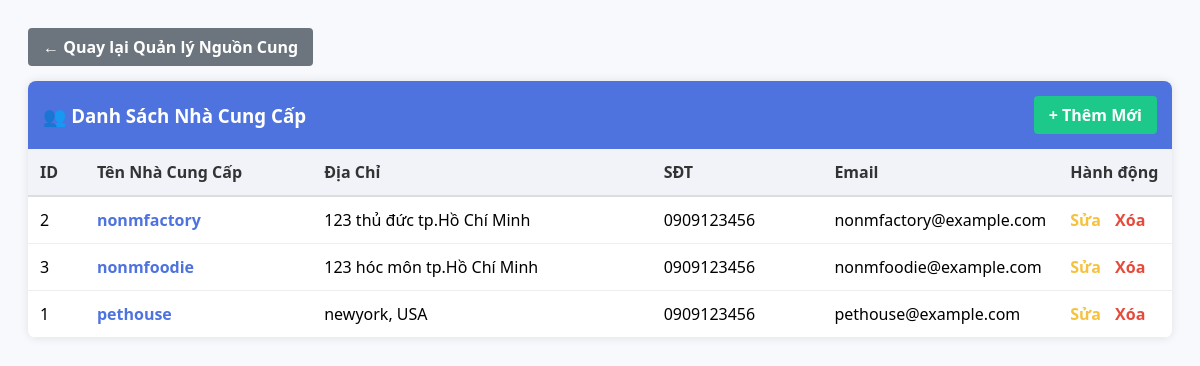
The page /Views/list_nhacungcap.php on the database its author committed.
### tables this page shows
CREATE TABLE IF NOT EXISTS `nhacungcap` (
  `idNhaCungCap` int NOT NULL,
  `TenNhaCungCap` varchar(20) NOT NULL,
  `DiaChi` varchar(50) DEFAULT NULL,
  `Sdt` char(10) DEFAULT NULL,
  `Email` varchar(50) DEFAULT NULL,
  PRIMARY KEY (`idNhaCungCap`)
);

### Views/list_nhacungcap.php (the view, shortened to what this page needs)
<?php
$nccList = [];
try {
    $pdo = get_pdo_connection();
    $sql = "SELECT idNhaCungCap, TenNhaCungCap, DiaChi, Sdt, Email FROM nhacungcap ORDER BY TenNhaCungCap ASC";
    $stmt = $pdo->prepare($sql);
    $stmt->execute();
    $nccList = $stmt->fetchAll(PDO::FETCH_ASSOC);
} catch (PDOException $e) {
    $errorMessage = "Lỗi khi tải danh sách nhà cung cấp: " . $e->getMessage();
}
$backLink = "../Views/quanlynguoncung.php";
?>
<!DOCTYPE html>
<html lang="vi">
<head>
</head>
<body>
    <div style="max-width: 1200px; margin: 0 auto;">
        <a href="<?= htmlspecialchars($backLink) ?>" class="btn-back">
            &larr; Quay lại Quản lý Nguồn Cung
        </a>
    </div>
    <div class="card">
        <div class="card-header">
            <h3 style="margin:0;">👥 Danh Sách Nhà Cung Cấp</h3>
            <a href="../Views/add_nhacungcap.php" class="btn-add">+ Thêm Mới</a>
        </div>
        <?php if (count($nccList) > 0): ?>
            <table>
                <thead>
                    <tr>
                        <th width="5%">ID</th>
                        <th width="20%">Tên Nhà Cung Cấp</th>
                        <th width="30%">Địa Chỉ</th>
                        <th width="15%">SĐT</th>
                        <th width="20%">Email</th>
                        <th width="10%">Hành động</th>
                    </tr>
                </thead>
                <tbody>
                    <?php foreach ($nccList as $row): ?>
                        <tr>
                            <td><?= htmlspecialchars($row['idNhaCungCap']) ?></td>
                            <td style="font-weight: bold; color: #4e73df;"><?= htmlspecialchars($row['TenNhaCungCap']) ?></td>
                            <td><?= htmlspecialchars($row['DiaChi']) ?></td>
                            <td><?= htmlspecialchars($row['Sdt']) ?></td>
                            <td><?= htmlspecialchars($row['Email']) ?></td>
                            <td>
                                <a href="../Controllers/edit_nhacungcap.php?id=<?= $row['idNhaCungCap'] ?>" class="action-link edit">Sửa</a>
                                <a href="../Controllers/delete_nhacungcap.php?id=<?= $row['idNhaCungCap'] ?>" class="action-link delete" onclick="return confirm('Bạn có chắc chắn muốn xóa?')">Xóa</a>
                            </td>
                        </tr>
                    <?php endforeach; ?>
                </tbody>
            </table>
        <?php else: ?>
            <p style="text-align:center; padding:20px;">Chưa có nhà cung cấp nào.</p>
        <?php endif; ?>
    </div>
</body>
</html>

### Views/list_nhacungcap.php (style rules this page uses)
body { font-family: 'Segoe UI', sans-serif; background-color: #f8f9fc; padding: 20px; }
.card { background: white; border-radius: 8px; box-shadow: 0 0 10px rgba(0,0,0,0.1); overflow: hidden; max-width: 1200px; margin: 0 auto; }
.card-header { background: #4e73df; color: white; padding: 15px; display: flex; justify-content: space-between; align-items: center; }
.btn-add { background: #1cc88a; color: white; padding: 8px 15px; text-decoration: none; border-radius: 4px; font-weight: bold; transition: background 0.3s; }
.btn-back { display: inline-block; margin-bottom: 15px; padding: 8px 15px; background: #6c757d; color: white; text-decoration: none; border-radius: 4px; font-weight: bold; transition: background 0.3s; }
table { width: 100%; border-collapse: collapse; }
th { background: #f1f3f9; padding: 12px; text-align: left; border-bottom: 2px solid #ddd; color: #333; }
td { padding: 12px; border-bottom: 1px solid #eee; vertical-align: middle; }
.action-link { text-decoration: none; margin-right: 10px; font-weight: bold; }
.edit { color: #f6c23e; }
.delete { color: #e74a3b; }

### rows shown on the page
nhacungcap: idNhaCungCap "2", TenNhaCungCap "nonmfactory", DiaChi "123 thủ đức tp.Hồ Chí Minh", Sdt "0909123456", Email "nonmfactory@example.com"
nhacungcap: idNhaCungCap "3", TenNhaCungCap "nonmfoodie", DiaChi "123 hóc môn tp.Hồ Chí Minh", Sdt "0909123456", Email "nonmfoodie@example.com"
nhacungcap: idNhaCungCap "1", TenNhaCungCap "pethouse", DiaChi "newyork, USA", Sdt "0909123456", Email "pethouse@example.com"
